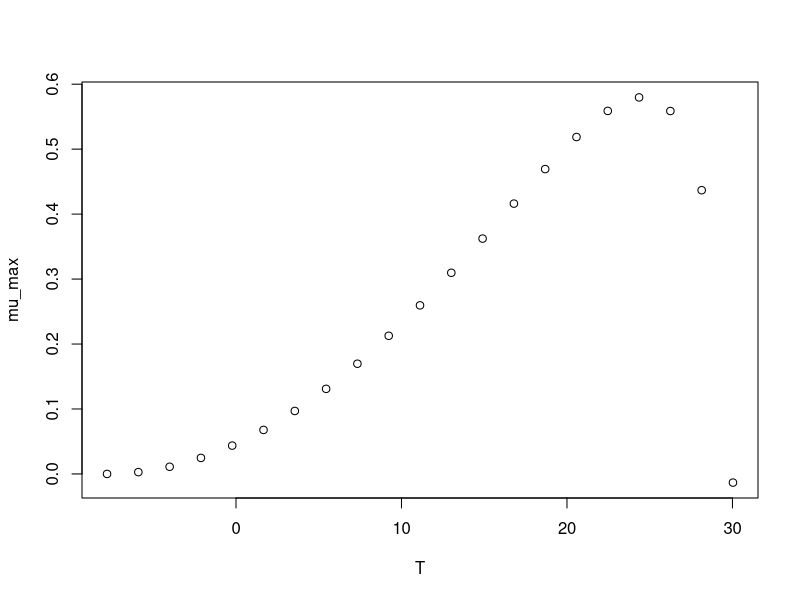

Generate this figure with R:
#############################
# start of Parameter script
#############################
T <- seq(-7.79220779220779,30.03,length.out=21)
#############################
# end of Parameter script
#############################
############################# 
# start of Model script Gropin ID 370 
#############################
 
# constant coefficients for this model
 
variables <- data.frame(T)
argumentsPar <- expand.grid(variables)
 
# heart of the model
response_surface <- function(T) {
   mumax <-(5.8*(10^-1)*(T-30)*((T+7.8)^2))/((24.6+7.8)*((24.6+7.8)*(T-24.6)-(24.6-30)*(24.6-7.8-2*T)))

return(mumax=mumax)
} 

# output parameters
mumax <- cbind(argumentsPar,response_surface(argumentsPar['T']))
colnames(mumax) <- c(colnames(argumentsPar),'mumax')
#############################
# End of Model script
#############################
############################# 
# start of Visualisation script Gropin ID 370 
#############################
plot(T,mumax$mumax,
                          xlab='T',
                          ylab='mu_max')
#############################
# End of Visualisation script
#############################
